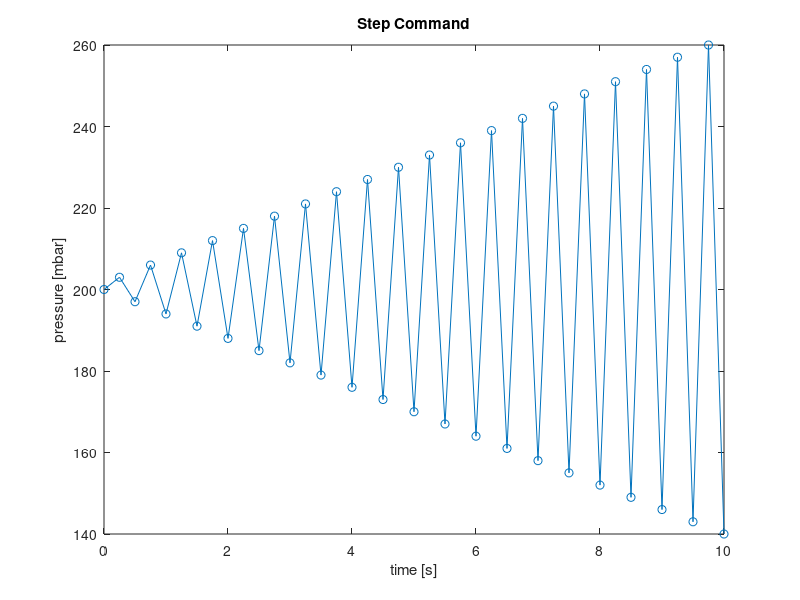
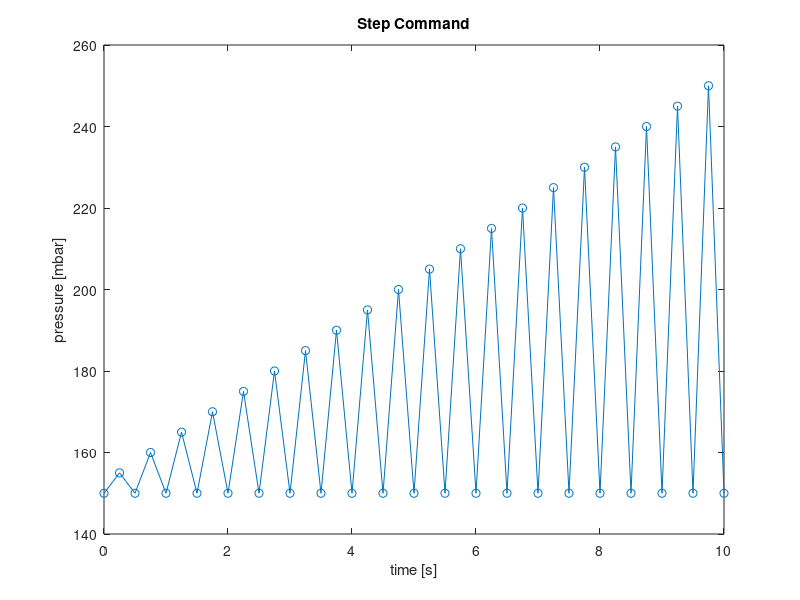

These figures' MATLAB source, in order: (Note: this script raises an error after producing the figures.)
clear 
close all
clc
format longEng
set(0, 'DefaulttextInterpreter','none')


% constants
STEP_INTERVAL = 0.25;
STEP_NUMBER = 20;
STEP_MIN = 150;
STEP_MAX = 250;
PUMP_SN = 863;
SAMPLE_PERIOD = 0.1;
CHANNEL_TO_TEST = [1 2 3 4];

%% generate step command (fixed mean)
m = (STEP_MAX + STEP_MIN) / 2;
increment = round((STEP_MAX - STEP_MIN) / 2 / STEP_NUMBER);
signal.time = 0;
signal.value = m;
for i = 1:STEP_NUMBER
    signal.time = [signal.time; max(signal.time)+STEP_INTERVAL];
    signal.value = [signal.value; m + i*increment];
    signal.time = [signal.time; max(signal.time)+STEP_INTERVAL];
    signal.value = [signal.value; m - i*increment];
end
signal.interval = STEP_INTERVAL;
% signal.duration = max(signal.time)+ STEP_INTERVAL;
signal.duration = max(signal.time);
signal.max = max(signal.value);
signal.min = min(signal.value);
signal.mean = m;
clear m increment i

figure; 
plot(signal.time,signal.value,'-o')
title('Step Command')
xlabel('time [s]')
ylabel('pressure [mbar]')
drawnow

%% generate step command (fixed floor)
m = (STEP_MAX + STEP_MIN) / 2;
increment = round((STEP_MAX - STEP_MIN) / STEP_NUMBER);
signal.time = 0;
signal.value = STEP_MIN;
for i = 1:STEP_NUMBER
    signal.time = [signal.time; max(signal.time)+STEP_INTERVAL];
    signal.value = [signal.value; STEP_MIN + i*increment];
    signal.time = [signal.time; max(signal.time)+STEP_INTERVAL];
    signal.value = [signal.value; STEP_MIN];
end
signal.interval = STEP_INTERVAL;
% signal.duration = max(signal.time)+ STEP_INTERVAL;
signal.duration = max(signal.time);
signal.max = max(signal.value);
signal.min = min(signal.value);
signal.mean = m;
clear m increment i

figure; 
plot(signal.time,signal.value,'-o')
title('Step Command')
xlabel('time [s]')
ylabel('pressure [mbar]')
drawnow

%% test 
data = fluigent_run_test(signal,CHANNEL_TO_TEST,PUMP_SN,SAMPLE_PERIOD);
save('time_domain_data.mat','data')

%% plot data

figure;
for i = 1:length(data)
    subplot(4,1,i)
    hold on
    grid minor
%     axis([0,2,0,1000])
    plot(data(i).in_time, data(i).in_value, '-r.')
    plot(data(i).out_time, data(i).out_value, 'b.')
    title(['Channel ' num2str(i) ' command and measure'])
    xlabel('time[s]')
    ylabel('pressure[mbar]')
end





